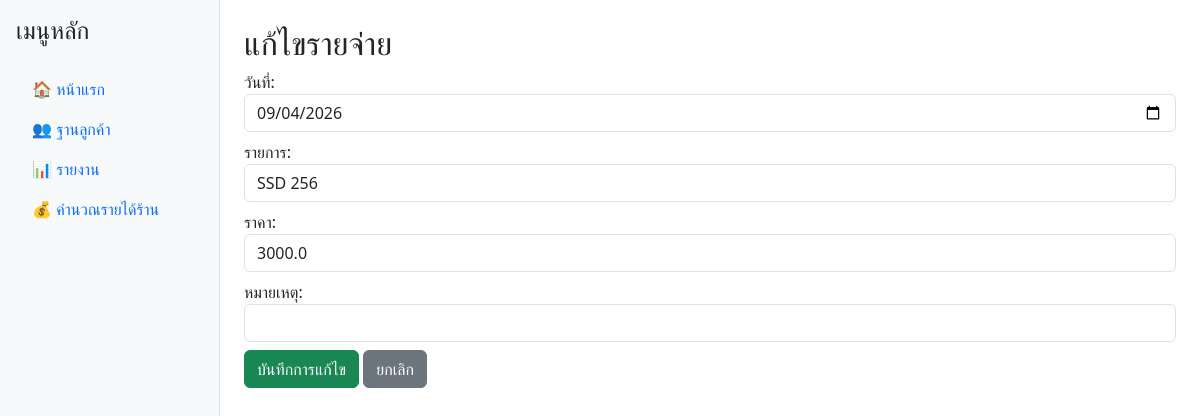
/edit_expense/1, run on the app's committed database.
### tables this page shows
CREATE TABLE expenses (
    id INTEGER PRIMARY KEY AUTOINCREMENT,
    date TEXT NOT NULL,
    item TEXT NOT NULL,
    amount REAL NOT NULL,
    note TEXT
);

### app.py (the view, shortened to what this page needs)
@app.route('/edit_expense/<int:id>', methods=['GET', 'POST'])
def edit_expense(id):
    with get_db_connection() as conn:
        expense = conn.execute("SELECT * FROM expenses WHERE id=?", (id,)).fetchone()
    return render_template('edit_expense.html', expense=expense)

### app.py (called while the page is built)
def get_db_connection():
    conn = sqlite3.connect('database.db')
    conn.row_factory = sqlite3.Row
    return conn

### templates/edit_expense.html
{% extends "base.html" %}
{% block content %}
<h2>แก้ไขรายจ่าย</h2>
<form method="POST">
  <div class="mb-2">
    <label>วันที่:</label>
    <input type="date" name="date" value="{{ expense.date }}" class="form-control">
  </div>
  <div class="mb-2">
    <label>รายการ:</label>
    <input type="text" name="item" value="{{ expense.item }}" class="form-control">
  </div>
  <div class="mb-2">
    <label>ราคา:</label>
    <input type="number" step="0.01" name="amount" value="{{ expense.amount }}" class="form-control">
  </div>
  <div class="mb-2">
    <label>หมายเหตุ:</label>
    <input type="text" name="note" value="{{ expense.note }}" class="form-control">
  </div>
  <button type="submit" class="btn btn-success">บันทึกการแก้ไข</button>
  <a href="{{ url_for('index') }}" class="btn btn-secondary">ยกเลิก</a>
</form>
{% endblock %}

### data on the page
expenses: date "09/04/2026", item "SSD 256", amount "3000.0"
